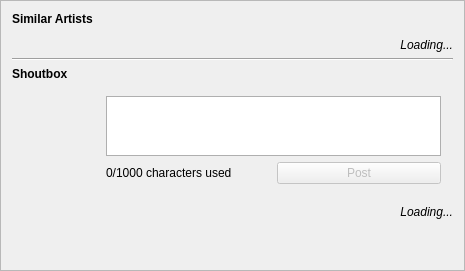
           <widget class="QFrame" name="frame_6">
            <property name="minimumSize">
             <size>
              <width>465</width>
              <height>0</height>
             </size>
            </property>
            <property name="maximumSize">
             <size>
              <width>465</width>
              <height>16777215</height>
             </size>
            </property>
            <property name="frameShape">
             <enum>QFrame::StyledPanel</enum>
            </property>
            <property name="frameShadow">
             <enum>QFrame::Raised</enum>
            </property>
            <layout class="QVBoxLayout" name="verticalLayout_2">
             <item>
              <widget class="QLabel" name="label">
               <property name="sizePolicy">
                <sizepolicy hsizetype="Preferred" vsizetype="Maximum">
                 <horstretch>0</horstretch>
                 <verstretch>0</verstretch>
                </sizepolicy>
               </property>
               <property name="text">
                <string>&lt;B&gt;Similar Artists</string>
               </property>
               <property name="alignment">
                <set>Qt::AlignLeading|Qt::AlignLeft|Qt::AlignTop</set>
               </property>
              </widget>
             </item>
             <item>
              <widget class="HGrowingWidget" name="widget_similarArtists" native="true">
               <property name="sizePolicy">
                <sizepolicy hsizetype="Preferred" vsizetype="Maximum">
                 <horstretch>0</horstretch>
                 <verstretch>0</verstretch>
                </sizepolicy>
               </property>
              </widget>
             </item>
             <item>
              <widget class="QLabel" name="label_moreArtists">
               <property name="text">
                <string>&lt;p align=&quot;right&quot;&gt;&lt;I&gt;Loading...</string>
               </property>
              </widget>
             </item>
             <item>
              <widget class="Line" name="line_3">
               <property name="orientation">
                <enum>Qt::Horizontal</enum>
               </property>
              </widget>
             </item>
             <item>
              <widget class="QLabel" name="label_2">
               <property name="sizePolicy">
                <sizepolicy hsizetype="Preferred" vsizetype="Maximum">
                 <horstretch>0</horstretch>
                 <verstretch>0</verstretch>
                </sizepolicy>
               </property>
               <property name="text">
                <string>&lt;B&gt;Shoutbox</string>
               </property>
               <property name="alignment">
                <set>Qt::AlignLeading|Qt::AlignLeft|Qt::AlignTop</set>
               </property>
              </widget>
             </item>
             <item>
              <widget class="QWidget" name="widget_4" native="true">
               <property name="sizePolicy">
                <sizepolicy hsizetype="Preferred" vsizetype="Maximum">
                 <horstretch>0</horstretch>
                 <verstretch>0</verstretch>
                </sizepolicy>
               </property>
               <layout class="QGridLayout" name="gridLayout_7">
                <property name="leftMargin">
                 <number>18</number>
                </property>
                <property name="rightMargin">
                 <number>12</number>
                </property>
                <item row="0" column="1">
                 <widget class="QTextEdit" name="textEdit">
                  <property name="sizePolicy">
                   <sizepolicy hsizetype="Preferred" vsizetype="Expanding">
                    <horstretch>0</horstretch>
                    <verstretch>0</verstretch>
                   </sizepolicy>
                  </property>
                  <property name="maximumSize">
                   <size>
                    <width>16777215</width>
                    <height>60</height>
                   </size>
                  </property>
                  <property name="palette">
                   <palette>
                    <active>
                     <colorrole role="WindowText">
                      <brush brushstyle="SolidPattern">
                       <color alpha="255">
                        <red>0</red>
                        <green>0</green>
                        <blue>0</blue>
                       </color>
                      </brush>
                     </colorrole>
                     <colorrole role="Button">
                      <brush brushstyle="SolidPattern">
                       <color alpha="255">
                        <red>227</red>
                        <green>227</green>
                        <blue>227</blue>
                       </color>
                      </brush>
                     </colorrole>
                     <colorrole role="Light">
                      <brush brushstyle="SolidPattern">
                       <color alpha="255">
                        <red>255</red>
                        <green>255</green>
                        <blue>255</blue>
                       </color>
                      </brush>
                     </colorrole>
                     <colorrole role="Midlight">
                      <brush brushstyle="SolidPattern">
                       <color alpha="255">
                        <red>241</red>
                        <green>241</green>
                        <blue>241</blue>
                       </color>
                      </brush>
                     </colorrole>
                     <colorrole role="Dark">
                      <brush brushstyle="SolidPattern">
                       <color alpha="255">
                        <red>113</red>
                        <green>113</green>
                        <blue>113</blue>
                       </color>
                      </brush>
                     </colorrole>
                     <colorrole role="Mid">
                      <brush brushstyle="SolidPattern">
                       <color alpha="255">
                        <red>151</red>
                        <green>151</green>
                        <blue>151</blue>
                       </color>
                      </brush>
                     </colorrole>
                     <colorrole role="Text">
                      <brush brushstyle="SolidPattern">
                       <color alpha="255">
                        <red>0</red>
                        <green>0</green>
                        <blue>0</blue>
                       </color>
                      </brush>
                     </colorrole>
                     <colorrole role="BrightText">
                      <brush brushstyle="SolidPattern">
                       <color alpha="255">
                        <red>255</red>
                        <green>255</green>
                        <blue>255</blue>
                       </color>
                      </brush>
                     </colorrole>
                     <colorrole role="ButtonText">
                      <brush brushstyle="SolidPattern">
                       <color alpha="255">
                        <red>0</red>
                        <green>0</green>
                        <blue>0</blue>
                       </color>
                      </brush>
                     </colorrole>
                     <colorrole role="Base">
                      <brush brushstyle="SolidPattern">
                       <color alpha="255">
                        <red>255</red>
                        <green>255</green>
                        <blue>255</blue>
                       </color>
                      </brush>
                     </colorrole>
                     <colorrole role="Window">
                      <brush brushstyle="SolidPattern">
                       <color alpha="255">
                        <red>227</red>
                        <green>227</green>
                        <blue>227</blue>
                       </color>
                      </brush>
                     </colorrole>
                     <colorrole role="Shadow">
                      <brush brushstyle="SolidPattern">
                       <color alpha="255">
                        <red>0</red>
                        <green>0</green>
                        <blue>0</blue>
                       </color>
                      </brush>
                     </colorrole>
                     <colorrole role="AlternateBase">
                      <brush brushstyle="SolidPattern">
                       <color alpha="255">
                        <red>241</red>
                        <green>241</green>
                        <blue>241</blue>
                       </color>
                      </brush>
                     </colorrole>
                     <colorrole role="ToolTipBase">
                      <brush brushstyle="SolidPattern">
                       <color alpha="255">
                        <red>255</red>
                        <green>255</green>
                        <blue>220</blue>
                       </color>
                      </brush>
                     </colorrole>
                     <colorrole role="ToolTipText">
                      <brush brushstyle="SolidPattern">
                       <color alpha="255">
                        <red>0</red>
                        <green>0</green>
                        <blue>0</blue>
                       </color>
                      </brush>
                     </colorrole>
                    </active>
                    <inactive>
                     <colorrole role="WindowText">
                      <brush brushstyle="SolidPattern">
                       <color alpha="255">
                        <red>0</red>
                        <green>0</green>
                        <blue>0</blue>
                       </color>
                      </brush>
                     </colorrole>
                     <colorrole role="Button">
                      <brush brushstyle="SolidPattern">
                       <color alpha="255">
                        <red>227</red>
                        <green>227</green>
                        <blue>227</blue>
                       </color>
                      </brush>
                     </colorrole>
                     <colorrole role="Light">
                      <brush brushstyle="SolidPattern">
                       <color alpha="255">
                        <red>255</red>
                        <green>255</green>
                        <blue>255</blue>
                       </color>
                      </brush>
                     </colorrole>
                     <colorrole role="Midlight">
                      <brush brushstyle="SolidPattern">
                       <color alpha="255">
                        <red>241</red>
                        <green>241</green>
                        <blue>241</blue>
                       </color>
                      </brush>
                     </colorrole>
                     <colorrole role="Dark">
                      <brush brushstyle="SolidPattern">
                       <color alpha="255">
                        <red>113</red>
                        <green>113</green>
                        <blue>113</blue>
                       </color>
                      </brush>
                     </colorrole>
                     <colorrole role="Mid">
                      <brush brushstyle="SolidPattern">
                       <color alpha="255">
                        <red>151</red>
                        <green>151</green>
                        <blue>151</blue>
                       </color>
                      </brush>
                     </colorrole>
                     <colorrole role="Text">
                      <brush brushstyle="SolidPattern">
                       <color alpha="255">
                        <red>0</red>
                        <green>0</green>
                        <blue>0</blue>
                       </color>
                      </brush>
                     </colorrole>
                     <colorrole role="BrightText">
                      <brush brushstyle="SolidPattern">
                       <color alpha="255">
                        <red>255</red>
                        <green>255</green>
                        <blue>255</blue>
                       </color>
                      </brush>
                     </colorrole>
                     <colorrole role="ButtonText">
                      <brush brushstyle="SolidPattern">
                       <color alpha="255">
                        <red>0</red>
                        <green>0</green>
                        <blue>0</blue>
                       </color>
                      </brush>
                     </colorrole>
                     <colorrole role="Base">
                      <brush brushstyle="SolidPattern">
                       <color alpha="255">
                        <red>255</red>
                        <green>255</green>
                        <blue>255</blue>
                       </color>
                      </brush>
                     </colorrole>
                     <colorrole role="Window">
                      <brush brushstyle="SolidPattern">
                       <color alpha="255">
                        <red>227</red>
                        <green>227</green>
                        <blue>227</blue>
                       </color>
                      </brush>
                     </colorrole>
                     <colorrole role="Shadow">
                      <brush brushstyle="SolidPattern">
                       <color alpha="255">
                        <red>0</red>
                        <green>0</green>
                        <blue>0</blue>
                       </color>
                      </brush>
                     </colorrole>
                     <colorrole role="AlternateBase">
                      <brush brushstyle="SolidPattern">
                       <color alpha="255">
                        <red>241</red>
                        <green>241</green>
                        <blue>241</blue>
                       </color>
                      </brush>
                     </colorrole>
                     <colorrole role="ToolTipBase">
                      <brush brushstyle="SolidPattern">
                       <color alpha="255">
                        <red>255</red>
                        <green>255</green>
                        <blue>220</blue>
                       </color>
                      </brush>
                     </colorrole>
                     <colorrole role="ToolTipText">
                      <brush brushstyle="SolidPattern">
                       <color alpha="255">
                        <red>0</red>
                        <green>0</green>
                        <blue>0</blue>
                       </color>
                      </brush>
                     </colorrole>
                    </inactive>
                    <disabled>
                     <colorrole role="WindowText">
                      <brush brushstyle="SolidPattern">
                       <color alpha="255">
                        <red>113</red>
                        <green>113</green>
                        <blue>113</blue>
                       </color>
                      </brush>
                     </colorrole>
                     <colorrole role="Button">
                      <brush brushstyle="SolidPattern">
                       <color alpha="255">
                        <red>227</red>
                        <green>227</green>
                        <blue>227</blue>
                       </color>
                      </brush>
                     </colorrole>
                     <colorrole role="Light">
                      <brush brushstyle="SolidPattern">
                       <color alpha="255">
                        <red>255</red>
                        <green>255</green>
                        <blue>255</blue>
                       </color>
                      </brush>
                     </colorrole>
                     <colorrole role="Midlight">
                      <brush brushstyle="SolidPattern">
                       <color alpha="255">
                        <red>241</red>
                        <green>241</green>
                        <blue>241</blue>
                       </color>
                      </brush>
                     </colorrole>
                     <colorrole role="Dark">
                      <brush brushstyle="SolidPattern">
                       <color alpha="255">
                        <red>113</red>
                        <green>113</green>
                        <blue>113</blue>
                       </color>
                      </brush>
                     </colorrole>
                     <colorrole role="Mid">
                      <brush brushstyle="SolidPattern">
                       <color alpha="255">
                        <red>151</red>
                        <green>151</green>
                        <blue>151</blue>
                       </color>
                      </brush>
                     </colorrole>
                     <colorrole role="Text">
                      <brush brushstyle="SolidPattern">
                       <color alpha="255">
                        <red>113</red>
                        <green>113</green>
                        <blue>113</blue>
                       </color>
                      </brush>
                     </colorrole>
                     <colorrole role="BrightText">
                      <brush brushstyle="SolidPattern">
                       <color alpha="255">
                        <red>255</red>
                        <green>255</green>
                        <blue>255</blue>
                       </color>
                      </brush>
                     </colorrole>
                     <colorrole role="ButtonText">
                      <brush brushstyle="SolidPattern">
                       <color alpha="255">
                        <red>113</red>
                        <green>113</green>
                        <blue>113</blue>
                       </color>
                      </brush>
                     </colorrole>
                     <colorrole role="Base">
                      <brush brushstyle="SolidPattern">
                       <color alpha="255">
                        <red>227</red>
                        <green>227</green>
                        <blue>227</blue>
                       </color>
                      </brush>
                     </colorrole>
                     <colorrole role="Window">
                      <brush brushstyle="SolidPattern">
                       <color alpha="255">
                        <red>227</red>
                        <green>227</green>
                        <blue>227</blue>
                       </color>
                      </brush>
                     </colorrole>
                     <colorrole role="Shadow">
                      <brush brushstyle="SolidPattern">
                       <color alpha="255">
                        <red>0</red>
                        <green>0</green>
                        <blue>0</blue>
                       </color>
                      </brush>
                     </colorrole>
                     <colorrole role="AlternateBase">
                      <brush brushstyle="SolidPattern">
                       <color alpha="255">
                        <red>227</red>
                        <green>227</green>
                        <blue>227</blue>
                       </color>
                      </brush>
                     </colorrole>
                     <colorrole role="ToolTipBase">
                      <brush brushstyle="SolidPattern">
                       <color alpha="255">
                        <red>255</red>
                        <green>255</green>
                        <blue>220</blue>
                       </color>
                      </brush>
                     </colorrole>
                     <colorrole role="ToolTipText">
                      <brush brushstyle="SolidPattern">
                       <color alpha="255">
                        <red>0</red>
                        <green>0</green>
                        <blue>0</blue>
                       </color>
                      </brush>
                     </colorrole>
                    </disabled>
                   </palette>
                  </property>
                  <property name="autoFillBackground">
                   <bool>true</bool>
                  </property>
                 </widget>
                </item>
                <item row="1" column="1">
                 <widget class="QFrame" name="horizontalFrame">
                  <property name="sizePolicy">
                   <sizepolicy hsizetype="Preferred" vsizetype="Maximum">
                    <horstretch>0</horstretch>
                    <verstretch>0</verstretch>
                   </sizepolicy>
                  </property>
                  <layout class="QGridLayout" name="gridLayout_6">
                   <property name="margin">
                    <number>0</number>
                   </property>
                   <item row="1" column="2">
                    <spacer name="horizontalSpacer_3">
                     <property name="orientation">
                      <enum>Qt::Horizontal</enum>
                     </property>
                     <property name="sizeType">
                      <enum>QSizePolicy::Preferred</enum>
                     </property>
                     <property name="sizeHint" stdset="0">
                      <size>
                       <width>0</width>
                       <height>20</height>
                      </size>
                     </property>
                    </spacer>
                   </item>
                   <item row="1" column="3">
                    <widget class="QPushButton" name="pushButton">
                     <property name="enabled">
                      <bool>false</bool>
                     </property>
                     <property name="text">
                      <string>Post</string>
                     </property>
                    </widget>
                   </item>
                   <item row="1" column="1">
                    <widget class="QLabel" name="label_wordCount">
                     <property name="text">
                      <string>0/1000 characters used</string>
                     </property>
                    </widget>
                   </item>
                  </layout>
                 </widget>
                </item>
                <item row="0" column="0" rowspan="2">
                 <widget class="HPixmapView" name="label_you" native="true">
                  <property name="sizePolicy">
                   <sizepolicy hsizetype="Maximum" vsizetype="Preferred">
                    <horstretch>0</horstretch>
                    <verstretch>0</verstretch>
                   </sizepolicy>
                  </property>
                  <property name="minimumSize">
                   <size>
                    <width>70</width>
                    <height>0</height>
                   </size>
                  </property>
                  <property name="maximumSize">
                   <size>
                    <width>16777215</width>
                    <height>70</height>
                   </size>
                  </property>
                 </widget>
                </item>
               </layout>
              </widget>
             </item>
             <item>
              <widget class="HGrowingWidget" name="widget_comments" native="true">
               <property name="sizePolicy">
                <sizepolicy hsizetype="Preferred" vsizetype="Maximum">
                 <horstretch>0</horstretch>
                 <verstretch>0</verstretch>
                </sizepolicy>
               </property>
              </widget>
             </item>
             <item>
              <widget class="QLabel" name="label_moreShoutbox">
               <property name="text">
                <string>&lt;p align=&quot;right&quot;&gt;&lt;I&gt;Loading...</string>
               </property>
              </widget>
             </item>
             <item>
              <spacer name="verticalSpacer_2">
               <property name="orientation">
                <enum>Qt::Vertical</enum>
               </property>
               <property name="sizeHint" stdset="0">
                <size>
                 <width>20</width>
                 <height>40</height>
                </size>
               </property>
              </spacer>
             </item>
            </layout>
           </widget>
